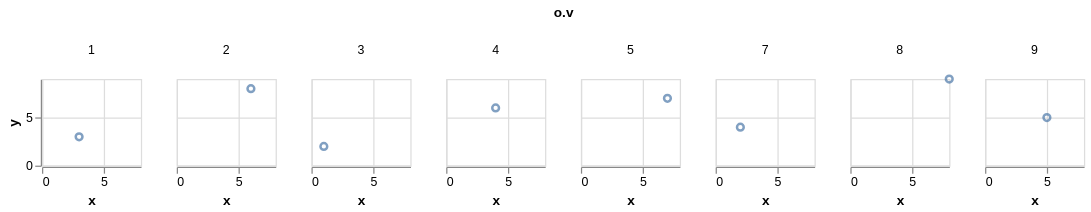

Source (Vega-Lite JSON):
### Vega-Lite specification from a JSON file in a GitHub repository (floating-point values rounded to 4 significant figures)
{"$schema": "https://vega.github.io/schema/vega-lite/v6.json", "padding": 5, "autosize": "pad", "data": {"name": "table", "values": [{"c": "A", "g": "p", "x": 1, "y": 2, "v": 5, "t": "2024-01-15", "o": {"v": 3}, "IMDB Rating": 6.1, "d": "x1"}, {"c": "B", "g": "q", "x": 2, "y": 4, "v": 9, "t": "2024-02-20", "o": {"v": 7}, "IMDB Rating": 7.4, "d": "x2"}, {"c": "A", "g": "q", "x": 3, "y": 3, "v": 2, "t": "2024-03-05", "o": {"v": 1}, "IMDB Rating": 5.2, "d": "x1"}, {"c": "C", "g": "p", "x": 4, "y": 6, "v": 7, "t": "2024-05-30", "o": {"v": 4}, "IMDB Rating": 8.8, "d": "x3"}, {"c": "B", "g": "p", "x": 5, "y": 5, "v": 4, "t": "2024-07-11", "o": {"v": 9}, "IMDB Rating": 6.9, "d": "x2"}, {"c": "C", "g": "q", "x": 6, "y": 8, "v": 6, "t": "2024-09-02", "o": {"v": 2}, "IMDB Rating": 7.7, "d": "x3"}, {"c": "A", "g": "p", "x": 7, "y": 7, "v": 8, "t": "2024-11-25", "o": {"v": 5}, "IMDB Rating": 4.4, "d": "x1"}, {"c": "B", "g": "q", "x": 8, "y": 9, "v": 3, "t": "2024-12-31", "o": {"v": 8}, "IMDB Rating": 9.1, "d": "x2"}]}, "facet": {"column": {"field": "o.v", "type": "ordinal"}}, "spec": {"mark": "point", "encoding": {"x": {"field": "x", "type": "quantitative"}, "y": {"field": "y", "type": "quantitative"}}, "width": 80, "height": 70}}
